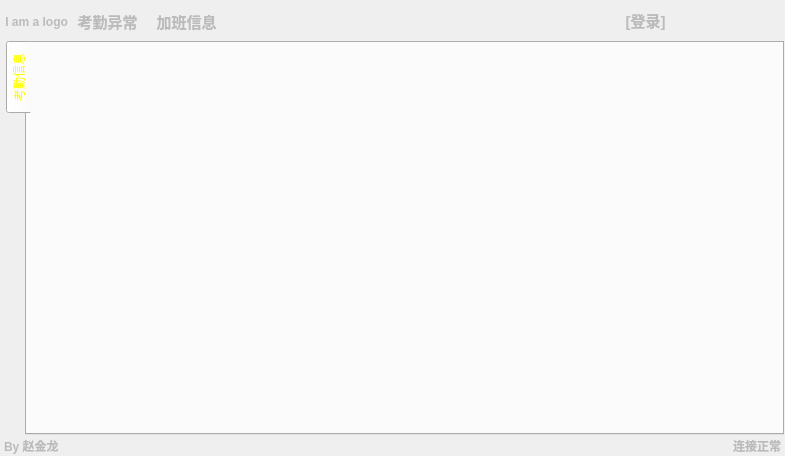
<?xml version="1.0" encoding="UTF-8"?>
<ui version="4.0">
 <class>MainWindow</class>
 <widget class="QMainWindow" name="MainWindow">
  <property name="geometry">
   <rect>
    <x>0</x>
    <y>0</y>
    <width>785</width>
    <height>456</height>
   </rect>
  </property>
  <property name="windowTitle">
   <string>MainWindow</string>
  </property>
  <property name="windowIcon">
   <iconset resource="UI_Resource.qrc">
    <normaloff>:/Imag/Imag/icon.ico</normaloff>:/Imag/Imag/icon.ico</iconset>
  </property>
  <property name="styleSheet">
   <string notr="true"/>
  </property>
  <widget class="QWidget" name="centralwidget">
   <property name="styleSheet">
    <string notr="true">/* === Shared === */
QStackedWidget, QLabel, QPushButton, QRadioButton, QCheckBox, 
QGroupBox, QStatusBar, QToolButton, QComboBox, QDialog {
    color: #BBBBBB;
    font-family: &quot;Segoe UI&quot;;
}

/* === QWidget === */
QWidget:window {
    color: #BBBBBB;
    font-family: &quot;Segoe UI&quot;;
}

/* === QToolTip === */
QToolTip {
    color: yellow;
}

/* === QPushButton === */
QPushButton {
    padding: 4px;
    min-width: 65px;
    min-height: 12px;
}

QPushButton:hover {
}

QPushButton:pressed {
    color: yellow;
}

QPushButton:disabled {
    color: #333333;
}

/* === Checkable items === */
QCheckBox::indicator, QRadioButton::indicator, QTreeView::indicator {
    width: 16px;
    height: 16px;
}

QRadioButton::indicator {
}

QCheckBox::indicator::checked, QRadioButton::indicator::checked, QTreeView::indicator::checked {
}

QCheckBox::indicator:disabled, QRadioButton::indicator:disabled, QTreeView::indicator:disabled {
}

QCheckBox::indicator::checked:disabled, QRadioButton::indicator::checked:disabled, QTreeView::indicator::checked:disabled {
}

/* === QComboBox === */
QComboBox {
    color: white;
    padding:1px 2em 1px 3px;
}

QComboBox::drop-down {
    subcontrol-origin: padding;
    subcontrol-position: top right;
}

QComboBox::down-arrow {
    width: 6px;
    height: 6px;
}

/* === QGroupBox === */
QGroupBox {
    margin-top: 2ex;
}

QGroupBox::title {
    color: yellow;
    subcontrol-origin: margin;
    subcontrol-position: top left;
    margin-left: 5px;
}

/* === QTabWidget === */
QTabWidget::pane {
}

/* === QTabBar === */
QTabBar::tab {
    color: #BBBBBB;
}

QTabBar::tab:hover {
}

QTabBar::tab:selected {
    color: yellow
}

/* === QToolBar === */
QToolBar {
    padding: 1px;
}

QToolBar:handle {
    color: #BBBBBB;
}

QToolBar::separator {
    width: 6px;
}

/* === QToolButton === */
QToolButton {
    margin: 1px;
}

QToolButton:hover {
}

QToolButton[popupMode=&quot;1&quot;] { /* only for MenuButtonPopup */
    padding-right: 20px; /* make way for the popup button */
}

QToolButton::menu-button {
    width: 16px;
}

QToolButton::menu-button:hover {
    width: 16px;
}

QToolButton:checked, QToolButton:pressed {
    color: yellow;
}

/* === QMenu === */
QMenu {
    color: white;
    padding: 1px;
}

QMenu::item {
    padding: 2px 25px 2px 20px;
}

QMenu::item:disabled {
    color: #666666;
}

QMenu::item:selected {
}

QMenu::icon:checked {

}

QMenu::separator {
    height: 1px;
    margin-left: 10px;
    margin-right: 10px;
    margin-top: 1px;
    margin-bottom: 1px;
}

QMenu::indicator {
    width: 13px;
    height: 13px;
}

/* === QMenuBar === */
QMenuBar {
    color: white;
}

QMenuBar::item {
}

QMenuBar::item:disabled {
    color: gray;
}

QMenuBar::item:selected {
}

QMenuBar::item:pressed {
}

/* === QScrollBar:vertical === */
QScrollBar:vertical {
    width: 16px;
    margin: 16px 0 16px 0;
}

QScrollBar::handle:vertical {
    min-height: 16px;
}

QScrollBar::add-line:vertical {
    height: 16px;
    subcontrol-position: bottom;
    subcontrol-origin: margin;
}

QScrollBar::sub-line:vertical {
    height: 16px;
    subcontrol-position: top;
    subcontrol-origin: margin;
}

QScrollBar::add-page:vertical, QScrollBar::sub-page:vertical {
}

QScrollBar:up-arrow:vertical, QScrollBar:down-arrow:vertical {
    width: 6px;
    height: 6px;
}

/* === QScrollBar:horizontal === */
QScrollBar:horizontal {
    height: 16px;
    margin: 0 16px 0 16px;
}

QScrollBar::handle:horizontal {
    min-width: 16px;
}

QScrollBar::add-line:horizontal {
    width: 16px;
    subcontrol-position: right;
    subcontrol-origin: margin;
}

QScrollBar::sub-line:horizontal {
    width: 16px;
    subcontrol-position: left;
    subcontrol-origin: margin;
}

QScrollBar::add-page:horizontal, QScrollBar::sub-page:horizontal {
}

QScrollBar:left-arrow:horizontal, QScrollBar:right-arrow:horizontal {
    width: 6px;
    height: 6px;
}

/* =================== */
QLineEdit, QListView, QTreeView, QTableView, QAbstractSpinBox {
    color: #BBBBBB;
}

QAbstractScrollArea, QLineEdit, QTextEdit, QAbstractSpinBox, QComboBox {
    border: 1px solid #333333;

}

/* === QHeaderView === */
QHeaderView::section {
    color: #BBBBBB;
    padding: 3px 0 3px 4px;
}

/* === QListView === */
QListView::item:hover {
}

QListView::item:selected {
    color: yellow;
}

/* === QTableView === */
QTableView::item:hover {
}

QTableView::item:hover {
    color: yellow;
}

/* === QTreeView === */
QTreeView::item {
}

QTreeView::item:hover {
}

QTreeView::item:selected {
    color: yellow;
}

QTreeView::branch {

}

QTreeView::branch:has-siblings:adjoins-item {

}

QTreeView::branch:has-siblings:!adjoins-item {

}

QTreeView::branch:closed:has-children:has-siblings {

}

QTreeView::branch:has-children:!has-siblings:closed {

}

QTreeView::branch:!has-children:!has-siblings:adjoins-item {

}

QTreeView::branch:open:has-children:has-siblings {

}

QTreeView::branch:open:has-children:!has-siblings {

}

/* === Customizations === */
QFrame#infoLabel {
}
2.

.QWidget {
}

QToolBar {
}

QDialog, QFileDialog {
}

QTabWidget::pane { /* The tab widget frame */
}

QTabWidget::tab-bar {
    left: 5px; /* move to the right by 5px */
}


/* Nice Windows-XP-style password character. */
QLineEdit[echoMode=&quot;2&quot;] {
    lineedit-password-character: 9679;
}

QHeaderView::section {
     color: white;
     padding-left: 4px;
 }

 QHeaderView::section:checked
 {
 }


/* We provide a min-width and min-height for push buttons
   so that they look elegant regardless of the width of the text. */
QPushButton {
    border-radius: 5;
    padding: 3px;
    min-width: 9ex;
    min-height: 2.5ex;
}

QPushButton:hover {
}

/* Increase the padding, so the text is shifted when the button is
   pressed. */
QPushButton:pressed {
    padding-top: 5px;
}

QLabel, QAbstractButton {
    font: bold;
}

/* Mark mandatory fields with a brownish color. */
.mandatory {
    color: brown;
}

/* Bold text on status bar looks awful. */
QStatusBar QLabel {
   font: normal;
}

QStatusBar::item {
    border-radius: 2;
}

QStackedWidget, QComboBox, QLineEdit, QSpinBox, QTextEdit, QListView, QWebView, QTreeView, QHeaderView {
    selection-color: #0a214c;
}

QListView {
    show-decoration-selected: 1;
}

QListView::item:hover {
}

/* We reserve 1 pixel space in padding. When we get the focus,
   glow. */
QLineEdit, QFrame {
    padding: 1px;
}

QLineEdit:focus, QFrame:focus {
    padding: 0px;
}

/* A QLabel is a QFrame  */
QLabel {
    padding: 0;
}

/* A QToolTip is a QLabel  */
QToolTip {
    padding: 5px;
    opacity: 200;
}

QRadioButton:hover, QCheckBox:hover {
}

/* Force the dialog's buttons to follow the Windows guidelines. */
QDialogButtonBox {
    button-layout: 0;
}



</string>
   </property>
   <layout class="QVBoxLayout" name="verticalLayout">
    <property name="spacing">
     <number>0</number>
    </property>
    <property name="margin">
     <number>0</number>
    </property>
    <item>
     <widget class="QFrame" name="QFrame_Top">
      <property name="maximumSize">
       <size>
        <width>16777215</width>
        <height>40</height>
       </size>
      </property>
      <property name="styleSheet">
       <string notr="true"/>
      </property>
      <property name="frameShape">
       <enum>QFrame::NoFrame</enum>
      </property>
      <property name="frameShadow">
       <enum>QFrame::Raised</enum>
      </property>
      <property name="lineWidth">
       <number>0</number>
      </property>
      <layout class="QHBoxLayout" name="horizontalLayout_2">
       <property name="spacing">
        <number>0</number>
       </property>
       <property name="margin">
        <number>0</number>
       </property>
       <item>
        <widget class="QFrame" name="QFrame_MainMenu">
         <property name="maximumSize">
          <size>
           <width>16777215</width>
           <height>40</height>
          </size>
         </property>
         <property name="styleSheet">
          <string notr="true">
QToolButton
{
    border:none;
	font-weight:bold;
    padding: 3px;
    font-family: &quot;Verdana&quot;;
    font-size: 15px;
    text-align: center;
	border-radius: 3;
}
QToolButton::hover, QToolButton::pressed , QToolButton::checked
{
	background-color: rgb(117,27,19);
	font-size: 15px;
	text-decoration: underline;
    text-align: right;
    padding-Top: 8px;
    font-weight:100;
	font-weight:bold;
    background-repeat:no-repeat;
    background-position: center left;
}
</string>
         </property>
         <property name="frameShape">
          <enum>QFrame::NoFrame</enum>
         </property>
         <property name="frameShadow">
          <enum>QFrame::Plain</enum>
         </property>
         <property name="lineWidth">
          <number>0</number>
         </property>
         <layout class="QHBoxLayout" name="horizontalLayout_3">
          <property name="spacing">
           <number>0</number>
          </property>
          <property name="leftMargin">
           <number>0</number>
          </property>
          <property name="topMargin">
           <number>3</number>
          </property>
          <property name="rightMargin">
           <number>0</number>
          </property>
          <property name="bottomMargin">
           <number>0</number>
          </property>
          <item>
           <widget class="QLabel" name="QLabeLogo">
            <property name="text">
             <string> I am a logo</string>
            </property>
           </widget>
          </item>
          <item>
           <widget class="QToolButton" name="QToolButton_abnormite">
            <property name="text">
             <string>考勤异常</string>
            </property>
           </widget>
          </item>
          <item>
           <widget class="QToolButton" name="QToolButton_attshifts">
            <property name="text">
             <string>加班信息</string>
            </property>
           </widget>
          </item>
         </layout>
        </widget>
       </item>
       <item>
        <spacer name="horizontalSpacer">
         <property name="orientation">
          <enum>Qt::Horizontal</enum>
         </property>
         <property name="sizeHint" stdset="0">
          <size>
           <width>78</width>
           <height>20</height>
          </size>
         </property>
        </spacer>
       </item>
       <item>
        <widget class="QFrame" name="frame_2">
         <property name="styleSheet">
          <string notr="true">QToolButton
{
    border:none;
	font-weight:bold;
    padding: 3px;
    font-family: &quot;Verdana&quot;;
    font-size: 15px;
    text-align: center;
}
QToolButton::hover, QToolButton::pressed , QToolButton::checked
{
	font-size: 15px;
	text-decoration: underline;
    text-align: right;
    padding-Bottom: 8px;
    font-weight:100;

}
</string>
         </property>
         <property name="frameShape">
          <enum>QFrame::NoFrame</enum>
         </property>
         <property name="frameShadow">
          <enum>QFrame::Raised</enum>
         </property>
         <layout class="QHBoxLayout" name="horizontalLayout_4">
          <property name="spacing">
           <number>0</number>
          </property>
          <property name="margin">
           <number>0</number>
          </property>
          <item>
           <widget class="QToolButton" name="QToolButton_Login">
            <property name="text">
             <string>[登录]</string>
            </property>
            <property name="autoRaise">
             <bool>true</bool>
            </property>
           </widget>
          </item>
          <item>
           <widget class="QToolButton" name="QToolButton_Min">
            <property name="text">
             <string/>
            </property>
            <property name="icon">
             <iconset resource="UI_Resource.qrc">
              <normaloff>:/Imag/Imag/minimizePressed.png</normaloff>:/Imag/Imag/minimizePressed.png</iconset>
            </property>
            <property name="autoRaise">
             <bool>true</bool>
            </property>
           </widget>
          </item>
          <item>
           <widget class="QToolButton" name="QToolButton_Normal">
            <property name="text">
             <string/>
            </property>
            <property name="icon">
             <iconset resource="UI_Resource.qrc">
              <normaloff>:/Imag/Imag/restorePressed.png</normaloff>:/Imag/Imag/restorePressed.png</iconset>
            </property>
            <property name="autoRaise">
             <bool>true</bool>
            </property>
           </widget>
          </item>
          <item>
           <widget class="QToolButton" name="QToolButton_Max">
            <property name="text">
             <string/>
            </property>
            <property name="icon">
             <iconset resource="UI_Resource.qrc">
              <normaloff>:/Imag/Imag/maximizePressed.png</normaloff>:/Imag/Imag/maximizePressed.png</iconset>
            </property>
            <property name="autoRaise">
             <bool>true</bool>
            </property>
           </widget>
          </item>
          <item>
           <widget class="QToolButton" name="QToolButton_Close">
            <property name="font">
             <font>
              <family>Verdana</family>
              <pointsize>-1</pointsize>
              <weight>75</weight>
              <bold>true</bold>
             </font>
            </property>
            <property name="mouseTracking">
             <bool>false</bool>
            </property>
            <property name="focusPolicy">
             <enum>Qt::NoFocus</enum>
            </property>
            <property name="contextMenuPolicy">
             <enum>Qt::NoContextMenu</enum>
            </property>
            <property name="acceptDrops">
             <bool>false</bool>
            </property>
            <property name="layoutDirection">
             <enum>Qt::LeftToRight</enum>
            </property>
            <property name="autoFillBackground">
             <bool>false</bool>
            </property>
            <property name="styleSheet">
             <string notr="true"/>
            </property>
            <property name="locale">
             <locale language="Chinese" country="China"/>
            </property>
            <property name="inputMethodHints">
             <set>Qt::ImhNone</set>
            </property>
            <property name="text">
             <string/>
            </property>
            <property name="icon">
             <iconset resource="UI_Resource.qrc">
              <normaloff>:/Imag/Imag/closePressed.png</normaloff>:/Imag/Imag/closePressed.png</iconset>
            </property>
            <property name="autoRepeat">
             <bool>false</bool>
            </property>
            <property name="autoExclusive">
             <bool>false</bool>
            </property>
            <property name="popupMode">
             <enum>QToolButton::DelayedPopup</enum>
            </property>
            <property name="autoRaise">
             <bool>true</bool>
            </property>
           </widget>
          </item>
         </layout>
        </widget>
       </item>
      </layout>
     </widget>
    </item>
    <item>
     <widget class="QFrame" name="QFrame_Right">
      <property name="frameShape">
       <enum>QFrame::NoFrame</enum>
      </property>
      <property name="frameShadow">
       <enum>QFrame::Raised</enum>
      </property>
      <property name="lineWidth">
       <number>0</number>
      </property>
      <layout class="QGridLayout" name="gridLayout_4">
       <property name="horizontalSpacing">
        <number>0</number>
       </property>
       <property name="margin">
        <number>0</number>
       </property>
       <item row="0" column="0">
        <widget class="QTabWidget" name="tabWidget">
         <property name="focusPolicy">
          <enum>Qt::TabFocus</enum>
         </property>
         <property name="contextMenuPolicy">
          <enum>Qt::DefaultContextMenu</enum>
         </property>
         <property name="acceptDrops">
          <bool>false</bool>
         </property>
         <property name="layoutDirection">
          <enum>Qt::LeftToRight</enum>
         </property>
         <property name="autoFillBackground">
          <bool>false</bool>
         </property>
         <property name="styleSheet">
          <string notr="true"/>
         </property>
         <property name="tabPosition">
          <enum>QTabWidget::West</enum>
         </property>
         <property name="currentIndex">
          <number>0</number>
         </property>
         <widget class="QWidget" name="tab1">
          <property name="inputMethodHints">
           <set>Qt::ImhNone</set>
          </property>
          <attribute name="title">
           <string>考勤信息</string>
          </attribute>
         </widget>
        </widget>
       </item>
      </layout>
     </widget>
    </item>
    <item>
     <layout class="QHBoxLayout" name="sizeGrip_layout">
      <property name="spacing">
       <number>0</number>
      </property>
      <item>
       <widget class="QFrame" name="QFrame_Bottom">
        <property name="maximumSize">
         <size>
          <width>16777215</width>
          <height>35</height>
         </size>
        </property>
        <property name="frameShape">
         <enum>QFrame::NoFrame</enum>
        </property>
        <property name="frameShadow">
         <enum>QFrame::Plain</enum>
        </property>
        <property name="midLineWidth">
         <number>0</number>
        </property>
        <layout class="QHBoxLayout" name="horizontalLayout">
         <property name="spacing">
          <number>0</number>
         </property>
         <property name="leftMargin">
          <number>3</number>
         </property>
         <property name="topMargin">
          <number>0</number>
         </property>
         <property name="rightMargin">
          <number>3</number>
         </property>
         <property name="bottomMargin">
          <number>0</number>
         </property>
         <item>
          <widget class="QLabel" name="label_2">
           <property name="text">
            <string>By 赵金龙</string>
           </property>
          </widget>
         </item>
         <item>
          <spacer name="horizontalSpacer_2">
           <property name="orientation">
            <enum>Qt::Horizontal</enum>
           </property>
           <property name="sizeHint" stdset="0">
            <size>
             <width>586</width>
             <height>13</height>
            </size>
           </property>
          </spacer>
         </item>
         <item>
          <widget class="QLabel" name="label_4">
           <property name="maximumSize">
            <size>
             <width>20</width>
             <height>20</height>
            </size>
           </property>
           <property name="autoFillBackground">
            <bool>false</bool>
           </property>
           <property name="text">
            <string/>
           </property>
           <property name="textFormat">
            <enum>Qt::RichText</enum>
           </property>
           <property name="pixmap">
            <pixmap resource="UI_Resource.qrc">:/Imag/Imag/Signal.ico</pixmap>
           </property>
           <property name="scaledContents">
            <bool>true</bool>
           </property>
          </widget>
         </item>
         <item>
          <widget class="QLabel" name="label_5">
           <property name="text">
            <string>连接正常</string>
           </property>
          </widget>
         </item>
        </layout>
       </widget>
      </item>
     </layout>
    </item>
   </layout>
  </widget>
 </widget>
 <resources>
  <include location="UI_Resource.qrc"/>
 </resources>
 <connections>
  <connection>
   <sender>QToolButton_Close</sender>
   <signal>clicked()</signal>
   <receiver>MainWindow</receiver>
   <slot>close()</slot>
   <hints>
    <hint type="sourcelabel">
     <x>881</x>
     <y>16</y>
    </hint>
    <hint type="destinationlabel">
     <x>449</x>
     <y>357</y>
    </hint>
   </hints>
  </connection>
  <connection>
   <sender>QToolButton_Max</sender>
   <signal>clicked()</signal>
   <receiver>MainWindow</receiver>
   <slot>showMaximized()</slot>
   <hints>
    <hint type="sourcelabel">
     <x>846</x>
     <y>16</y>
    </hint>
    <hint type="destinationlabel">
     <x>449</x>
     <y>357</y>
    </hint>
   </hints>
  </connection>
  <connection>
   <sender>QToolButton_Normal</sender>
   <signal>clicked()</signal>
   <receiver>MainWindow</receiver>
   <slot>showNormal()</slot>
   <hints>
    <hint type="sourcelabel">
     <x>813</x>
     <y>16</y>
    </hint>
    <hint type="destinationlabel">
     <x>449</x>
     <y>357</y>
    </hint>
   </hints>
  </connection>
  <connection>
   <sender>QToolButton_Min</sender>
   <signal>clicked()</signal>
   <receiver>MainWindow</receiver>
   <slot>showMinimized()</slot>
   <hints>
    <hint type="sourcelabel">
     <x>785</x>
     <y>16</y>
    </hint>
    <hint type="destinationlabel">
     <x>449</x>
     <y>357</y>
    </hint>
   </hints>
  </connection>
 </connections>
</ui>
